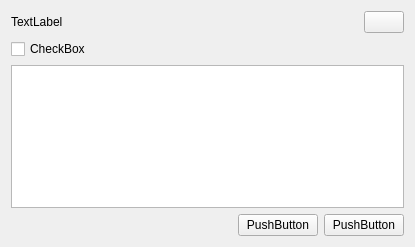
<?xml version="1.0" encoding="UTF-8"?>
<ui version="4.0">
 <class>AreaSelectDialog</class>
 <widget class="QWidget" name="AreaSelectDialog">
  <property name="geometry">
   <rect>
    <x>0</x>
    <y>0</y>
    <width>415</width>
    <height>247</height>
   </rect>
  </property>
  <property name="windowTitle">
   <string>Form</string>
  </property>
  <layout class="QVBoxLayout" name="verticalLayout">
   <item>
    <layout class="QHBoxLayout" name="horizontalLayout_2">
     <item>
      <widget class="QLabel" name="labelTitle">
       <property name="text">
        <string notr="true">TextLabel</string>
       </property>
      </widget>
     </item>
     <item>
      <spacer name="horizontalSpacer">
       <property name="orientation">
        <enum>Qt::Horizontal</enum>
       </property>
       <property name="sizeHint" stdset="0">
        <size>
         <width>40</width>
         <height>20</height>
        </size>
       </property>
      </spacer>
     </item>
     <item>
      <widget class="QPushButton" name="pushButtonClose">
       <property name="text">
        <string/>
       </property>
       <property name="icon">
        <iconset resource="../../../qrc/images_default.qrc">
         <normaloff>:/images/default/servermanager/delete_16.png</normaloff>:/images/default/servermanager/delete_16.png</iconset>
       </property>
      </widget>
     </item>
    </layout>
   </item>
   <item>
    <layout class="QHBoxLayout" name="horizontalLayout_3">
     <item>
      <widget class="QCheckBox" name="checkBoxSelectAll">
       <property name="text">
        <string notr="true">CheckBox</string>
       </property>
      </widget>
     </item>
     <item>
      <spacer name="horizontalSpacer_3">
       <property name="orientation">
        <enum>Qt::Horizontal</enum>
       </property>
       <property name="sizeHint" stdset="0">
        <size>
         <width>40</width>
         <height>20</height>
        </size>
       </property>
      </spacer>
     </item>
    </layout>
   </item>
   <item>
    <widget class="QListWidget" name="listWidget"/>
   </item>
   <item>
    <layout class="QHBoxLayout" name="horizontalLayout">
     <item>
      <spacer name="horizontalSpacer_2">
       <property name="orientation">
        <enum>Qt::Horizontal</enum>
       </property>
       <property name="sizeHint" stdset="0">
        <size>
         <width>40</width>
         <height>20</height>
        </size>
       </property>
      </spacer>
     </item>
     <item>
      <widget class="QPushButton" name="pushButtonPreview">
       <property name="minimumSize">
        <size>
         <width>80</width>
         <height>0</height>
        </size>
       </property>
       <property name="maximumSize">
        <size>
         <width>28</width>
         <height>16777215</height>
        </size>
       </property>
       <property name="text">
        <string notr="true">PushButton</string>
       </property>
      </widget>
     </item>
     <item>
      <widget class="QPushButton" name="pushButtonAlarmSearch">
       <property name="minimumSize">
        <size>
         <width>80</width>
         <height>0</height>
        </size>
       </property>
       <property name="maximumSize">
        <size>
         <width>28</width>
         <height>16777215</height>
        </size>
       </property>
       <property name="text">
        <string notr="true">PushButton</string>
       </property>
      </widget>
     </item>
    </layout>
   </item>
  </layout>
 </widget>
 <resources>
  <include location="../../../qrc/images_default.qrc"/>
 </resources>
 <connections/>
</ui>
